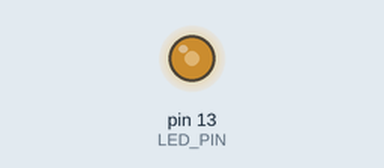
Recording of a sketch running on a simulated Arduino Uno, built with avr-gcc and run on an emulated ATmega328P. Shown: output pins drawn as LEDs (lit = HIGH).

Above: at 0.1 s.
Timing chart, 0 to 1.6 s (numbered marks = the images above):
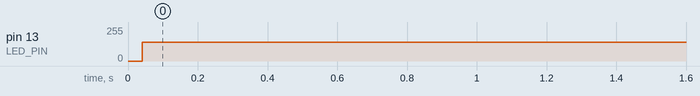

Measured:
- by itself, pin 13 (LED_PIN): 0/255 → 139/255 at 0.04 s

The sketch:

send_hamming_OK.ino
```cpp
#define LED_PIN 13
#define PERIOD 200  // Durée d'un bit en microsecondes
#define IDLE_PERIOD 200

char* string = "SEND";
int string_length;

byte lc;
byte mc;

void wait_us(unsigned long period_us) {
  unsigned long start_time = micros();
  while (micros() - start_time < period_us) {
    // Boucle d'attente active
  }
}

// Fonction pour calculer le code Hamming(7,4)
byte hamming_7_4(byte nibble) {
  byte d0 = (nibble >>0) & 1; // LSB (Least Significant Bit)
  byte d1 = (nibble >> 1) & 1;
  byte d2 = (nibble >> 2) & 1;
  byte d3 = (nibble >> 3) & 1; // MSB (Most Significant Bit)

  byte p1 = d0 ^ d1 ^ d3; // Parité pour les positions 1, 3, 5, 7
  byte p2 = d0 ^ d2 ^ d3;// Parité pour les positions 2, 3, 6, 7
  byte p4 = d1 ^ d2 ^ d3; // Parité pour les positions 4, 5, 6, 7

  // Construction du mot encodé (ordre : p1, p2, d3, p4, d2, d1, d0)
  return (p1 << 6) | (p2 << 5) | (d3 << 4) | (p4 << 3) | (d2 << 2) | (d1 << 1) | d0;
}

byte addLastBit(byte my_byte, bool msb) {
  if (msb) {
    return my_byte |= 0x80;
  }
  else {
    return my_byte &= 0x7F;
  }
}

void send_byte(byte my_byte) {
  // Diviser l'octet en deux nibbles (4 bits chacun)
  byte low_nibble = my_byte & 0x0F;         // Bits de poids faible
  byte high_nibble = (my_byte >> 4) & 0x0F; // Bits de poids fort

  // Encoder chaque nibble en Hamming(7,4)
  byte encoded_low = hamming_7_4(low_nibble);
  byte encoded_high = hamming_7_4(high_nibble);

  // Envoyer les deux nibbles encodés
  lc = addLastBit(encoded_low, false);
  mc = addLastBit(encoded_high, true);
  send_encoded_byte(lc);
  send_encoded_byte(mc);
}


void send_encoded_byte(byte encoded_byte) {
  // START BIT (indique le début de transmission)
  digitalWrite(LED_PIN, LOW);
  wait_us(PERIOD);

  // Transmission des 8 bits (LSB en premier)
  for (int j = 0; j < 8; j++) {
    digitalWrite(LED_PIN, (encoded_byte & (0x01 << j)) != 0);
    wait_us(PERIOD);
  }
  // STOP BIT (indique la fin de transmission)
  digitalWrite(LED_PIN, HIGH);
  wait_us(PERIOD);

  // IDLE PERIOD (séparation entre les octets)
  wait_us(IDLE_PERIOD);
}

void setup() {
  pinMode(LED_PIN, OUTPUT);
  string_length = strlen(string);
}
void loop() {
    for (int i = 0; i < string_length; i++) {
    send_byte(string[i]);
  }
}
```
